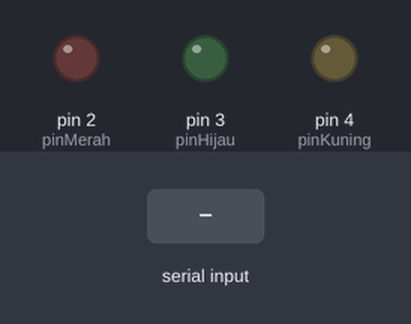
Recording of a sketch running on a simulated Arduino Uno, built with avr-gcc and run on an emulated ATmega328P. On the bench: output pins drawn as LEDs (lit = HIGH). Inputs (shaded band) come from the test bench. What the sketch prints to the serial monitor is not drawn.

Above: at 2.3 s.
2.4 s: "1" received over Serial
At 4.4 s:
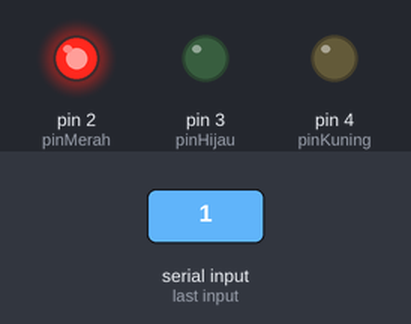
5.0 s: "2" received over Serial
At 7.0 s:
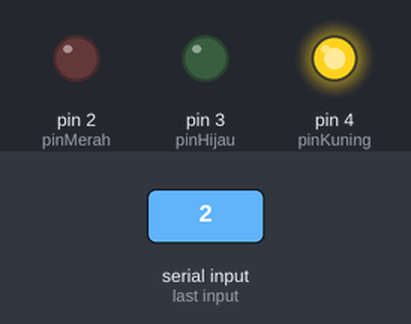
7.4 s: "3" received over Serial
At 9.5 s:
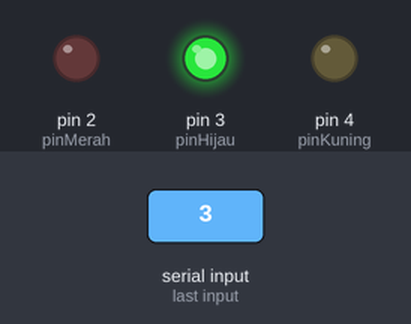
9.8 s: "5" received over Serial
At 11.2 s:
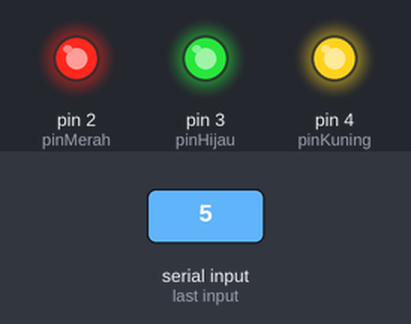
Timing chart, 0 to 12.8 s (numbered marks = the images above; inputs shaded):
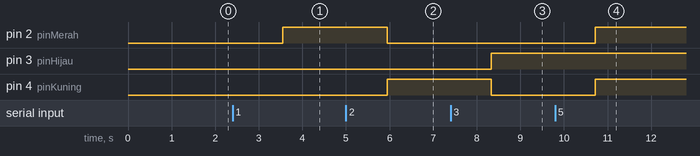

Measured:
- after the input at 2.4 s, pin 2 (pinMerah): LOW → HIGH after 1.2 s
- after the input at 5.0 s, pin 2 (pinMerah): HIGH → LOW after 0.94 s; pin 4 (pinKuning): LOW → HIGH after 0.94 s
- after the input at 7.4 s, pin 3 (pinHijau): LOW → HIGH after 0.93 s; pin 4 (pinKuning): HIGH → LOW after 0.93 s
- after the input at 9.8 s, pin 2 (pinMerah), pin 4 (pinKuning): LOW → HIGH after 0.92 s

The sketch:

control_led.ino
```cpp
int pinMerah=2; //pin digital nomor 2
int pinHijau=3; //pin digital nomor 3
int pinKuning=4; //pin digital nomor 4
int perintah; //variable untuk menampung perintah keyboard

void setup() {

 //setting pin
 pinMode(pinMerah, OUTPUT);
 pinMode(pinHijau, OUTPUT);
 pinMode(pinKuning, OUTPUT);

 //aktifkan serial
 Serial.begin(9600);

}

void loop() {
//menampilkan menu ke serial menonitor
 Serial.println("+----------------------------+");
 Serial.println("+     Aplikasi Kontrol LED   +");
 Serial.println("+----------------------------+");

 Serial.println("Tekan Nomor Keyboard dibawah");
 Serial.println("1. LED Merah Menyala");
 Serial.println("2. LED Kuning Menyala");
 Serial.println("3. LED Hijau Menyala");
 Serial.println("4. Semua LED mati");
 Serial.println("5. Semua Menyala");
 Serial.println("Pilihan[] ");
 delay(1000); //untuk jeda 1 detik

 //jika ada perintah dari serial
 if(Serial.available() > 0) {
   //membaca input serial/keyboard
   perintah=Serial.read();

 //kode ON OFF led dengan keyboard
 if(perintah=='1') {
    digitalWrite(pinMerah, HIGH);
    digitalWrite(pinKuning, LOW);
    digitalWrite(pinHijau, LOW);
    Serial.println("Lampu Merah Menyala");
 } else if(perintah=='2') {
    digitalWrite(pinMerah, LOW);
    digitalWrite(pinKuning, HIGH);
    digitalWrite(pinHijau, LOW);
    Serial.println("Lampu Kuning Menyala");
 } else if (perintah=='3') {
    digitalWrite(pinMerah, LOW);
    digitalWrite(pinKuning, LOW);
    digitalWrite(pinHijau, HIGH);
    Serial.println("Lampu Hijau Menyala");
 } else if (perintah=='4') {
    digitalWrite(pinMerah, LOW);
    digitalWrite(pinKuning, LOW);
    digitalWrite(pinHijau, LOW);
    Serial.println("Lampu Mati Semua");
 } else if (perintah=='5') {
    digitalWrite(pinMerah, HIGH);
    digitalWrite(pinKuning, HIGH);
    digitalWrite(pinHijau, HIGH);
    Serial.println("Lampu Menyala Semua");
 }
       }
}
```
